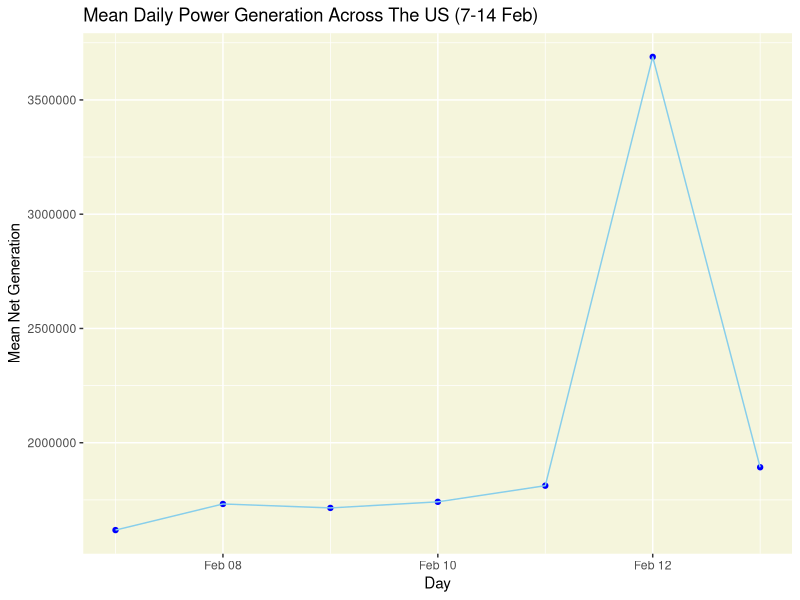
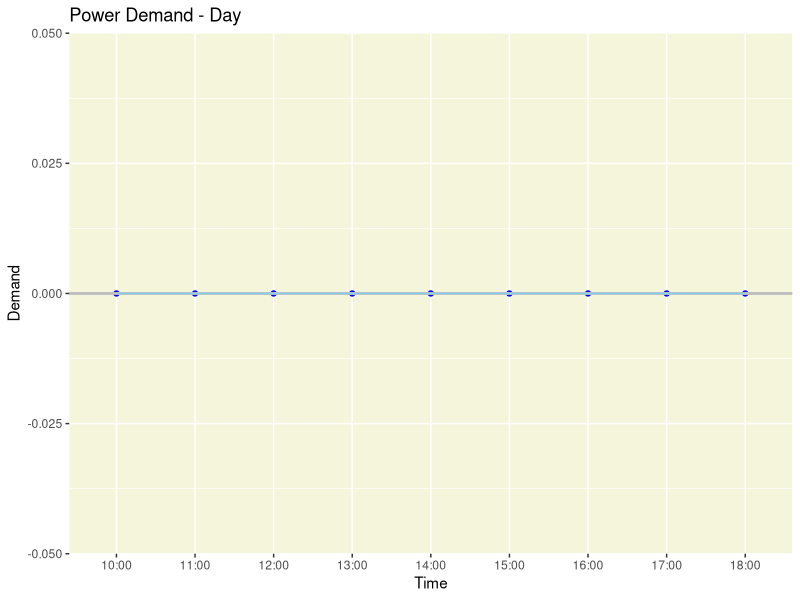
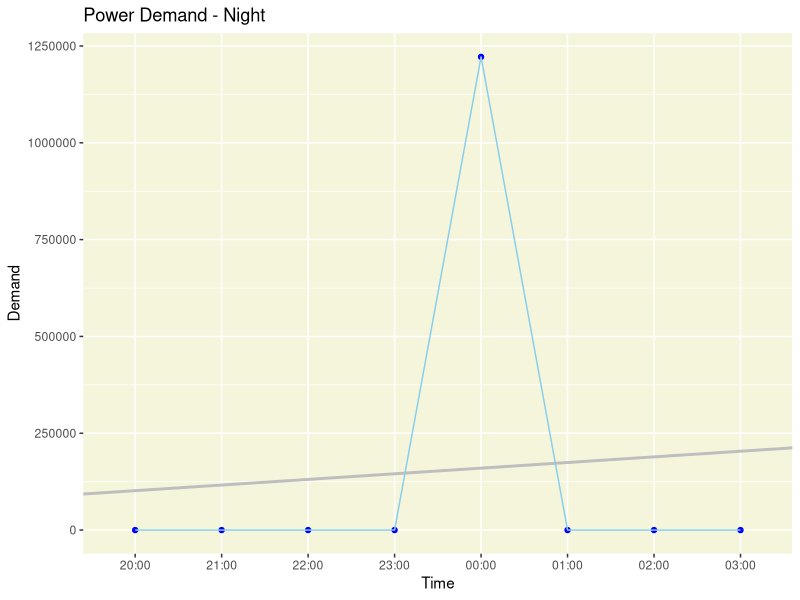

Write R code to recreate these figures, in order.

# Big Data - Exercise 1
# GitHub: https://github.com/JuditHalperin/BigData/tree/main/Ex1

# Yudit Halperin - 324216589
# Ortal Calfon (Peretz) - 315011189
# Asnat Berlin - 211825401


# Load libraries
library(ggplot2)
library(lubridate)

# Open output file
pdf("Ex1/output/Week3_power.pdf")

# Read input data
originalTable <- read.delim('Ex1/data/table.tsv')

# Add a DateTime column
originalTable$DateTime <- as.POSIXct(originalTable$megawatthours, tz = "EST", "%H:%M EST %m/%d/%Y")

# Order the table by date
orderedTable <- originalTable[ order(originalTable$DateTime), ]


## Question 1


# Set the location dimension
locationsOnce <- c("BPAT", "CISO", "CPLE", "ERCO", "FPL", "ISNE", "MISO", "NYIS", "PACW", "PJM", "United.States.Lower.48..region.")
locations <- vector()
for(j in locationsOnce) {
  for(i in seq(length(row.names(originalTable)))) {
    locations <- c(locations, j)
  }
}

# Set the time dimension
times <- rep(orderedTable$DateTime, length(locationsOnce))

# Set the net generations
netgens <- vector()
for (i in list("Net.generation", "Net.generation.1", "Net.generation.2",
               "Net.generation.3", "Net.generation.4", "Net.generation.5", 
               "Net.generation.6", "Net.generation.7", "Net.generation.8",
               "Net.generation.9", "Net.generation.10")) {
  netgens <- c(netgens, orderedTable[,i])
}

# Create data frame
df <- data.frame(location = locations, time = times, netgen = netgens)
row.names(df) <- NULL
sortedDf <- df[order(df$time),]

# Create data cube
dataCube <-
  tapply(df$netgen,
         df[,c("location", "time")],
         FUN = sum )

# EST -> PDT (-3 hrs):
for (i in c("PACW", "CISO", "BPAT")) {
  dataCube[i,] <- c(dataCube[i, seq(4, length(colnames(dataCube)))], NA, NA, NA)
}

# EST -> CDT (-1 hrs): 
for (i in c("MISO", "ERCO")) {
  dataCube[i,] <- c(dataCube[i, seq(2, length(colnames(dataCube)))], NA)
}

# Relevant Range (07-02-2021 to 14-02-2021)
rng <- 720:887
dataCube <- dataCube[, rng]

# Aggregate by day - find the members of each day
rollup <- cut(as.numeric(as.POSIXct(dimnames(dataCube)$time )),
              c(as.numeric(as.POSIXct("2021-02-06 23:00:00 EST")),
                as.numeric(as.POSIXct("2021-02-07 23:00:00 EST")),
                as.numeric(as.POSIXct("2021-02-08 23:00:00 EST")),
                as.numeric(as.POSIXct("2021-02-09 23:00:00 EST")),
                as.numeric(as.POSIXct("2021-02-10 23:00:00 EST")),
                as.numeric(as.POSIXct("2021-02-11 23:00:00 EST")),
                as.numeric(as.POSIXct("2021-02-12 23:00:00 EST")),
                as.numeric(as.POSIXct("2021-02-13 23:00:00 EST"))),
              dig.lab = 8)

rollup.group <- split(dimnames(dataCube)$time, rollup)
n.dayLevels <- length(rollup.group)

aggregatedCube <- lapply(
  rollup.group, function(k)
    apply( dataCube[,k], c("location"), sum, na.rm = T )
)
new.dataCube <- dataCube[,1:n.dayLevels]

# Rectify the time dimension name and levels - convert it to the name "day" and apply day values to it
dimlist <- dimnames(new.dataCube)
timecol <- which(names(dimlist) == "time")
names(dimlist)[timecol] <- "day"
dimlist$day <- c("2021-02-07", "2021-02-08", "2021-02-09", "2021-02-10", "2021-02-11", "2021-02-12", "2021-02-13")
dimnames(new.dataCube) <- dimlist

# Apply the new values
for (i in seq(n.dayLevels))
  new.dataCube[,i] <- aggregatedCube[[i]]

# Calculate the means
means <- vector()

for ( i in dimlist$day ) {
  means[[ i ]] <- mean( new.dataCube[,i] )
}

# Rearrange in a new, temporary dataframe
DF <- data.frame ( Day = dimlist$day, MeanNetGeneration = means)
DF$Day <- as.Date(DF$Day)

# Display English dates
Sys.setlocale("LC_TIME", "English")

# Plot
print(ggplot(DF, aes(Day, MeanNetGeneration))
      + geom_point(col="blue") 
      + geom_line(col="skyblue")
      + ggtitle("Mean Daily Power Generation Across The US (7-14 Feb)")
      + theme(panel.background = element_rect(fill = "beige"))
      + labs(y="Mean Net Generation", x="Day"))


## Question 2


# Set the location dimension
locationsOnce <- c( "CPLE", "FPL", "ISNE","NYIS", "PJM")
locations <- vector()
for(j in locationsOnce) {
  for(i in seq(length(row.names(originalTable)))) {
    locations <- c(locations, j)
  }
}

# Set the demands
demands <- vector()
for (i in list("Demand.2", "Demand.4",  "Demand.5", "Demand.7", "Demand.9")) {
  demands <- c(demands, orderedTable[,i])
}

# Set the time dimension
times <- rep(orderedTable[, 'DateTime'], length(locationsOnce))

# Create data frame
df <- data.frame(location = locations, time = times, demand = demands)
row.names(df) <- NULL

# Create data cube
dataCube <- tapply(df$demand, df[,c("location", "time")], FUN = sum)

# Relevant Range (07-02-2021 to 14-02-2021)
rng <- 720:887
dataCube <- dataCube[,rng]

# Retrieving the required hour
slicedCube <- dataCube[,(hour(dimnames(dataCube)$time)>=10 & hour(dimnames(dataCube)$time)<=18) |
                         (hour(dimnames(dataCube)$time)>=20 & hour(dimnames(dataCube)$time)<=23) |
                         (hour(dimnames(dataCube)$time)>=0 & hour(dimnames(dataCube)$time)<=3)]

# Rollup
rollup <- cut(hour(dimnames(slicedCube)$time),
              c(seq(-1, 3), seq(10, 18), seq(20, 23)),
              dig.lab = 17)

rollup.group <- split(dimnames(slicedCube)$time, rollup)
newSize <- length(rollup.group)

# Aggregate by day
aggregatedCube <- lapply(
  rollup.group, function(k)
    apply( slicedCube[,k], c("location"), sum, na.rm = T )
)

newCube <- slicedCube[,1:newSize]
for (i in seq(newSize))
  newCube [,i] <- aggregatedCube[[i]]

demanddimlist <- dimnames(newCube)
timecol <- which(names(demanddimlist) == "time")
names(demanddimlist)[timecol] <- "hour"
demanddimlist$hour <- c("00:00", "01:00", "02:00", "03:00", "10:00", "11:00",
                        "12:00", "13:00", "14:00", "15:00", "16:00", "17:00",
                        "18:00", "20:00", "21:00", "22:00", "23:00")
dimnames(newCube) <- demanddimlist

# Define ranges
firstRange <- newCube[,5:13]
secondRange <- newCube[,c(14:17, 1:4)]

# Calculate the means
meansFirstRange <- vector()
meansSecondRange <- vector()

hourList1 <- c( "10:00", "11:00", "12:00", "13:00", "14:00", "15:00", "16:00", "17:00", "18:00")
hourList2 <- c("20:00", "21:00", "22:00", "23:00", "00:00", "01:00", "02:00", "03:00" )

for ( i in hourList1 ) {
  meansFirstRange[[ i ]] <- mean(firstRange[,i]/length(locationsOnce))
}

for ( i in hourList2 ) {
  meansSecondRange[[ i ]] <- mean(secondRange[,i]/length(locationsOnce))
}

# Rearrange in new, temporary dataframes
DF1 <- data.frame ( Hour = hourList1, MeanDemand = meansFirstRange)
DF2 <- data.frame ( Hour = hourList2, MeanDemand = meansSecondRange)

DF1$Hour <- factor (dimnames(firstRange)$hour, levels = hourList1)
DF1$Hour <- as.numeric(DF1$Hour)

DF2$Hour <- factor (dimnames(secondRange)$hour, levels = hourList2)
DF2$Hour <- as.numeric(DF2$Hour)

# Plot regression lines
LM1 <- lm( MeanDemand ~ Hour, data = DF1)
print(ggplot(DF1, aes(Hour, MeanDemand), lwd=1, group=1)
      + geom_point(col="blue") 
      + geom_abline(aes(intercept = coef(LM1)[1], slope = coef(LM1)[2]), lwd=1, show.legend=TRUE, col="gray")
      + scale_x_discrete(limits=hourList1) 
      + theme(legend.position = "bottom", panel.background = element_rect(fill = "beige"))
      + geom_line(show.legend = "TRUE", col="skyblue")
      + ggtitle("Power Demand - Day")
      + labs(y="Demand", x="Time"))

LM2 <- lm( MeanDemand ~ Hour, data = DF2)
print(ggplot(DF2, aes(Hour, MeanDemand), lwd=1, group=1)
      + geom_point(col="blue") 
      + geom_abline(aes(intercept = coef(LM2)[1], slope = coef(LM2)[2]), lwd=1, show.legend=TRUE, col="gray")
      + scale_x_discrete(limits=hourList2) 
      + theme(legend.position = "bottom", panel.background = element_rect(fill = "beige"))
      + geom_line(show.legend = "TRUE", col="skyblue")
      + ggtitle("Power Demand - Night")
      + labs(y="Demand", x="Time"))


dev.off()

